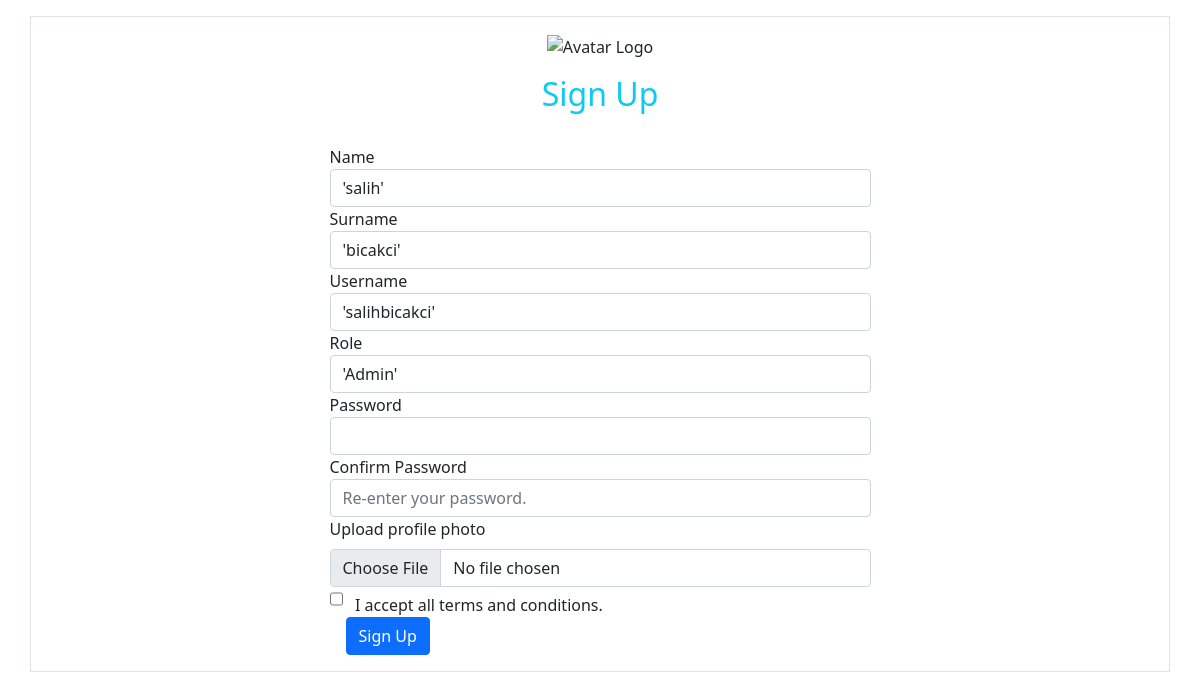
The app's page /registrationForm.php?id=1 with its own data.
### tables this page shows
CREATE TABLE `Users` (
  `id` int(11) NOT NULL AUTO_INCREMENT COMMENT 'Primary Key',
  `name` varchar(255) DEFAULT NULL,
  `surname` varchar(255) DEFAULT NULL,
  `photo` blob,
  `roleId` int(11) DEFAULT NULL,
  `create_time` datetime DEFAULT NULL COMMENT 'Create Time',
  `password` varchar(255) DEFAULT NULL,
  `username` varchar(255) NOT NULL,
  PRIMARY KEY (`id`)
);

### registrationForm.php (the view, shortened to what this page needs)
<?php
include 'connection.php';
 $id = 0;
 if( isset( $_GET['id']) )
 {
     $id= $_GET['id'];
 }
  $sql = "SELECT * from Users u  WHERE u.Id=$id";
  $result = mysqli_query($con, $sql);
  $row = mysqli_fetch_array($result, MYSQLI_ASSOC);
?>
<!doctype html>
<html lang="en">
  <head>
    <link href="https://cdn.jsdelivr.net/npm/bootstrap@5.0.2/dist/css/bootstrap.min.css" rel="stylesheet">
  </head>
  <body>
    <div class="container mt-3 border p-3" >
      <form name="Nameform" action="registration.php" method="post" enctype="multipart/form-data">
          <div class="row jumbotron box8">
            <div class="col-sm-12 mx-t3 mb-4">
              <div class="row" style="display: block;text-align: center;">
                <img src="images/logo1.png" style="width: 100px;" alt="Avatar Logo" ></div>
              <h2 class="text-center text-info mt-3">Sign Up</h2>
            </div>
            <div class="col-sm-6 form-group mx-auto">
              <label for="name-f">Name</label>
              <input type="text" class="form-control" name="name" id="name-f" value="<?php echo ($row['name']??"") ?>" required>
              <label for="name-f">Surname</label>
              <input type="text" class="form-control" name="surname" id="name-f" value="<?php echo ($row['surname']??"") ?>"  required>
              <label for="name-l">Username</label>
              <input type="text" class="form-control" name="username" id="name-l"  value="<?php echo ($row['username']??"") ?>" required>
              <?php
                $roleId =!isset($_SESSION['roleId']) ? 0 :$_SESSION['roleId'] ;
              if($roleId==$roleId && $id>0)
              {
                   echo "<label for='RoleId'>Role</label>";
                    $result = $con->query("select id, name from Roles");
                    echo "<select  name='roleId' class='form-control'><option value=-1 selected>select</option>";
                    $gid=!isset($row['roleId']) ? 0 : $row['roleId'];
                    while ($row = $result->fetch_assoc()) {
                      $id = $row['id'];
                      $name = $row['name'];
                      $slct=$gid==$id? "selected":"";
                      echo '<option value="'.htmlspecialchars($id).'"  '.htmlspecialchars($slct).'>'.htmlspecialchars($name).'</option>';
                    }
                    echo "</select>";
                  }
              ?>
              <label for="name-l">Password</label>
              <input type="password" class="form-control" name="password" id="name-l"  required>
              <label for="name-l">Confirm Password</label>
              <input type="password" class="form-control" name="repassword" id="name-l"  placeholder="Re-enter your password." required>
              <label class="form-label" for="customFile">Upload profile photo</label>
              <input type="file" class="form-control" id="customFile" name="photo" />
              <input type="checkbox" class="form-check d-inline" id="chb" required><label for="chb" class="form-check-label">&nbsp&nbsp&nbsp;I accept all terms and conditions.
              </label>
              <div class="col-sm-6 form-group mx-3">
              <button class="btn btn-primary float-right">Sign Up</button>
            </div>
          </div>
          </div>
        </form>
      </div>
  </body>
</html>

### records on screen
users: name "'salih'", surname "'bicakci'", username "'salihbicakci'"

### other values on screen
form field roleId "'Admin'"
